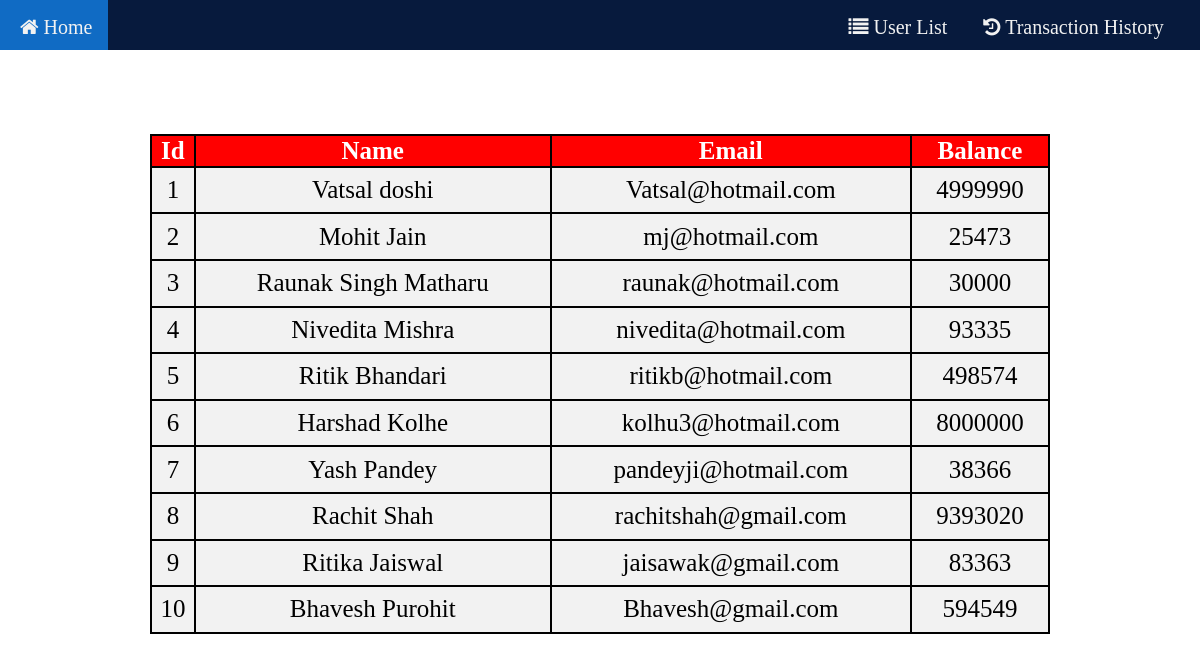
Page /table.php on the committed database.
### tables this page shows
CREATE TABLE `user_list` (
  `id` int(20) NOT NULL,
  `name` varchar(20) NOT NULL,
  `email` varchar(20) NOT NULL,
  `balance` float NOT NULL
);

### table.php (the view, shortened to what this page needs)
<?php
		$conn = mysqli_connect("localhost", "root", "", "user");
?>
<!DOCTYPE html>
<html>
<head>
<link rel="stylesheet" href="https://cdnjs.cloudflare.com/ajax/libs/font-awesome/4.7.0/css/font-awesome.min.css">
    <link rel="stylesheet" type="text/css" href="navbar.css">
</head>
<body>
    <div id="navbar">
  <a class="hi" href="index.php"><i class="fa fa-home"></i> Home</a>
  <a class="hello" href="table.php"><i class="fa fa-list"></i> User List</a>
  <a class="bye" href="transaction.php"><i class="fa fa-history"></i> Transaction History</a>
  </div>
    <h1><u>User List</u></h1>
    <table class="center">
    <thead>
        <tr>
            <th>Id</th>
            <th>Name</th>
            <th>Email</th>
            <th>Balance</th>
        </tr>
    </thead>
    <tbody>
        <?php $sql = "SELECT id, name, email, balance FROM user_list";
        $result = mysqli_query($conn, $sql);?>
        <?php while( $row = mysqli_fetch_array($result)) : ?>
        <tr>
            <td><?php echo $row['id']; ?></td>
            <td><?php echo $row['name']; ?></td>
            <td><?php echo $row['email']; ?></td>
            <td><?php echo $row['balance']; ?></td>
        </tr>
        <?php endwhile ?>
    </tbody>
</table>
</body>
</html>

### navbar.css (style rules this page uses)
#navbar { overflow: hidden; background-color: #071a3d; height: 50px; font-size: 35px; }
#navbar a { float: left; display: block; color: #f2f2f2; text-align: center; padding: 16px; text-decoration: none; padding-left: 20px; }
.hello { margin-left: 20px; float: right; }
.bye { margin-right: 20px; float: right; }
.hi { margin-right: 700px; float: right; }

### table.php (style rules this page uses)
table, th,tr,td { border: 2px solid black; }
.center { margin-left: auto; margin-right: auto; border-collapse: collapse; }
table { width: 900px; height: 500px; color: black; font-size: 30px; border-color: black; }
h1 { text-align: center; color: white; font-size: 40px; margin-top:10px; }
body { background-image: url("https://img.freepik.com/free-photo/colour-smoke-background_71163-197.jpg?size=626&ext=jpg"); background-repeat: no-repeat; background-size: cover; margin: 0; }
th, td { text-align: center; }
th { background-color: red ; color: white; border: 2px solid black; }
a { font-size:20px; }
tr { font-size:25px; border: 2px solid black; background-color: #f2f2f2; }

### rows in the picture
user_list: id "1", name "Vatsal doshi", email "Vatsal@hotmail.com", balance "4999990"
user_list: id "2", name "Mohit Jain", email "mj@hotmail.com", balance "25473"
user_list: id "3", name "Raunak Singh Matharu", email "raunak@hotmail.com", balance "30000"
user_list: id "4", name "Nivedita Mishra", email "nivedita@hotmail.com", balance "93335"
user_list: id "5", name "Ritik Bhandari", email "ritikb@hotmail.com", balance "498574"
user_list: id "6", name "Harshad Kolhe", email "kolhu3@hotmail.com", balance "8000000"
user_list: id "7", name "Yash Pandey", email "pandeyji@hotmail.com", balance "38366"
user_list: id "8", name "Rachit Shah", email "rachitshah@gmail.com", balance "9393020"
user_list: id "9", name "Ritika Jaiswal", email "jaisawak@gmail.com", balance "83363"
user_list: id "10", name "Bhavesh Purohit", email "Bhavesh@gmail.com", balance "594549"
